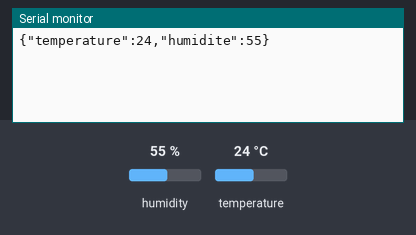
The sketch below on a simulated ESP32. On the bench: the last lines printed to the serial monitor. The inputs (shaded band) are chosen by the test bench; at power-on: humidity 55 %, temperature 24 °C. WiFi joins after 1.5 s; servers stay silent unless stated; no MQTT or app messages arrive unless stated.

Above: at 2.7 s.
2.8 s: humidity set to 22 %
At 5.1 s:
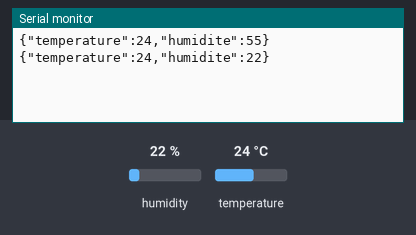
5.5 s: temperature set to 12 °C
At 6.3 s:
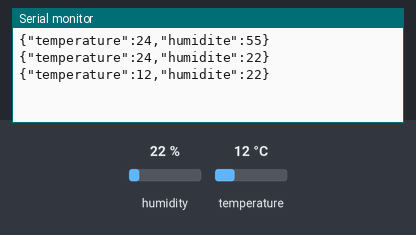
8.2 s: humidity set to 40 %
At 11.0 s:
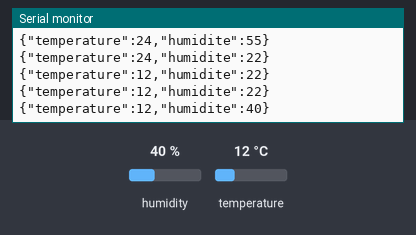
Timing chart, 0 to 12.5 s (numbered marks = the images above; inputs shaded):
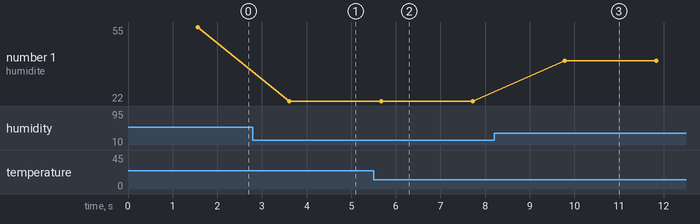

The sketch:

MQTT_DHT22_JSON.ino
```cpp
#include <WiFi.h>
#include <PubSubClient.h>
#include <ArduinoJson.h>

#include "DHT.h"

#define DHTPIN 5        // GPIO utilisé pour le DATA du DHT22
#define DHTTYPE DHT22   // Type de capteur

DHT dht(DHTPIN, DHTTYPE);

const char* ssid = "TP-Link_02D9";        // Wi-Fi LAN
const char* password = "47240308";
const char* mqtt_server = "192.168.1.104";  // IP du Raspberry Pi (broker)

WiFiClient espClient;
PubSubClient client(espClient);

void setup() {
  Serial.begin(115200);
  WiFi.begin(ssid, password);
  while (WiFi.status() != WL_CONNECTED) delay(500);

  client.setServer(mqtt_server, 1883);
  Serial.begin(115200);
  dht.begin();
}

void loop() {
   // Lecture de la température et de l’humidité
  float h = dht.readHumidity();
  float t = dht.readTemperature(); // Celsius
  // float f = dht.readTemperature(true); // Fahrenheit

  // Vérifier si la lecture a échoué
  if (isnan(h) || isnan(t)) {
    Serial.println("Échec de lecture du capteur !");
    return;
  }
  StaticJsonDocument<200> doc;

  doc["temperature"] = t;
  doc["humidite"] = h;
  char buffer[256];
  serializeJson(doc, buffer);

  if (client.connect("ESP32Publisher")) {
    client.publish("maison/salon/temperature", String(buffer).c_str());
  }

  // Affichage
  Serial.println(buffer);

  delay(2000); // Lecture toutes les 2 secondes
  }
```

Measured:
- after the input at 2.8 s, the serial monitor: prints a new line after 0.81 s (image 1)
- after the input at 5.5 s, the serial monitor: prints a new line after 0.17 s (image 2)
- after the input at 8.2 s, the serial monitor: prints a new line after 1.6 s (image 3)
- plotted number 1: 55 → 22 after the input at 2.8 s, 22 → 40 after the input at 8.2 s
